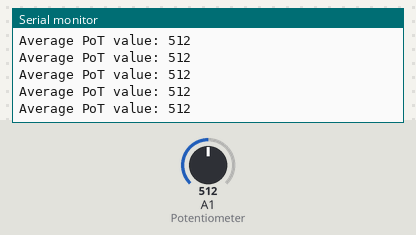
A sketch run on a simulated Arduino Uno, built with avr-gcc and run on an emulated ATmega328P. On the bench: the last lines printed to the serial monitor. The test bench sets the inputs (shaded band); at power-on: A1 (Potentiometer) = 512.

Above: at 1.2 s.
1.3 s: A1 (Potentiometer) set to 107
At 2.3 s:
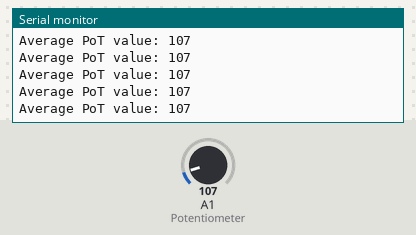
4.3 s: A1 (Potentiometer) set to 93
At 5.4 s:
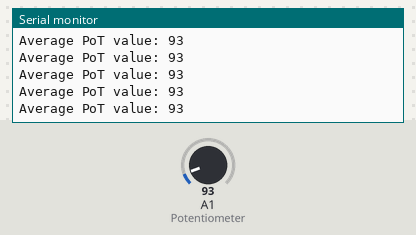
5.8 s: A1 (Potentiometer) set to 11
At 6.6 s:
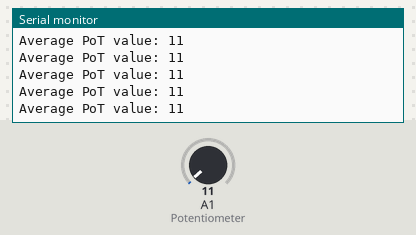
8.8 s: A1 (Potentiometer) set to 8
At 9.9 s:
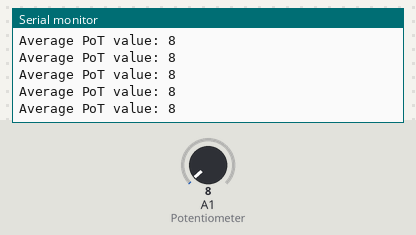
Timing chart, 0 to 11.8 s (numbered marks = the images above; inputs shaded):
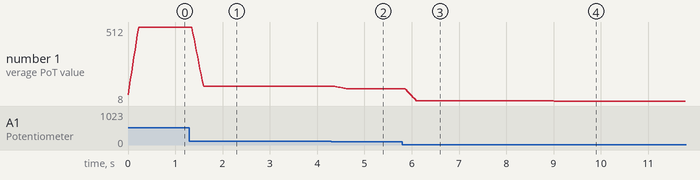

The sketch:

Arduino-Analog-Value-Averaging.ino
```cpp
int Potentiometer = A1; // Potentiometer is connected to analog pin A1 of Arduino.
int PotData = 0;
const int numReadings = 10; // Number of readings for averaging
int readings[numReadings];  // Array to hold the sensor readings
int readIndex = 0;          // Index of the current reading
int total = 0;              // Running total of the sensor readings
int average = 0;            // Average of the sensor readings

void setup() {
  Serial.begin(9600);
  pinMode(Potentiometer, INPUT);

  // Initialize all the readings to 0
  for (int i = 0; i < numReadings; i++) {
    readings[i] = 0;
  }
}

void loop() {
  // Subtract the last reading
  total = total - readings[readIndex];

  // Read the sensor
  readings[readIndex] = analogRead(Potentiometer);

  // Add the reading to the total
  total = total + readings[readIndex];

  // Advance to the next position in the array
  readIndex = readIndex + 1;

  // If we're at the end of the array, wrap around to the beginning
  if (readIndex >= numReadings) {
    readIndex = 0;
  }

  // Calculate the average
  average = total / numReadings;

  // Print the average value
  Serial.print("Average PoT value: ");
  Serial.print(average);
  Serial.println("");

  // Add a delay if needed
  // delay(100);
}
```

Measured:
- after the input at 1.3 s, the serial monitor: prints a new line after 0.07 s (image 1)
- after the input at 4.3 s, the serial monitor: prints a new line after 0.09 s (image 2)
- after the input at 5.8 s, the serial monitor: prints a new line after 0.08 s (image 3)
- after the input at 8.8 s, the serial monitor: prints a new line after 0.07 s (image 4)
- plotted number 1: 512 → 107 after the input at 1.3 s, 107 → 93 after the input at 4.3 s, 93 → 11 after the input at 5.8 s, 11 → 8 after the input at 8.8 s
